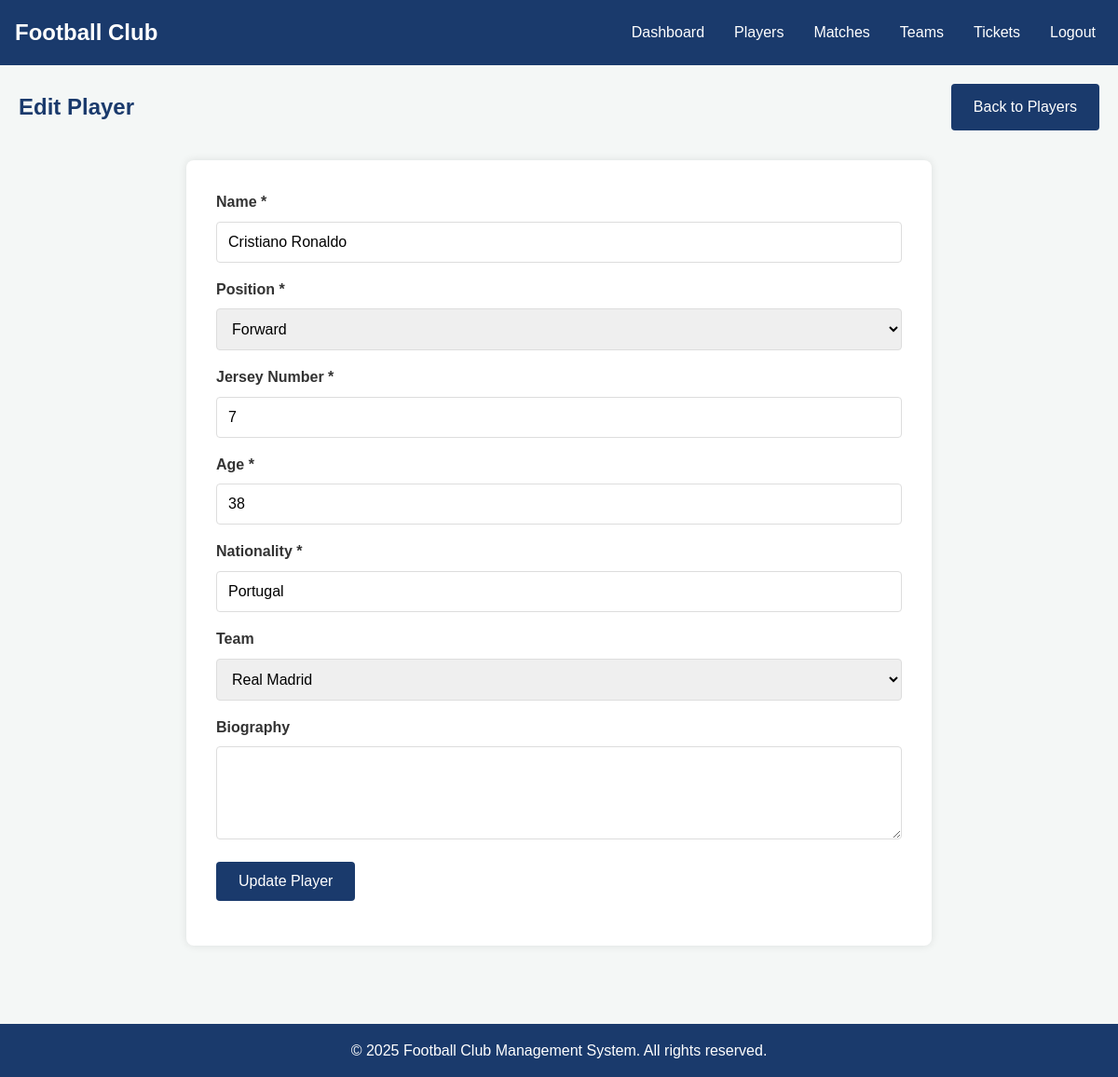
The app's page /admin/edit_player.php?id=2 (signed in) with its own data.
### tables this page shows
CREATE TABLE IF NOT EXISTS players (
    id INT AUTO_INCREMENT PRIMARY KEY,
    name VARCHAR(100) NOT NULL,
    age INT,
    position VARCHAR(50),
    team_id INT,
    jersey_number INT,
    height INT,
    weight INT,
    nationality VARCHAR(50),
    created_at TIMESTAMP DEFAULT CURRENT_TIMESTAMP,
    updated_at TIMESTAMP DEFAULT CURRENT_TIMESTAMP ON UPDATE CURRENT_TIMESTAMP,
    FOREIGN KEY (team_id) REFERENCES teams(id) ON DELETE SET NULL
);

CREATE TABLE IF NOT EXISTS teams (
    id INT AUTO_INCREMENT PRIMARY KEY,
    name VARCHAR(100) NOT NULL,
    coach VARCHAR(100),
    founded_year INT,
    stadium VARCHAR(100),
    description TEXT,
    created_at TIMESTAMP DEFAULT CURRENT_TIMESTAMP,
    updated_at TIMESTAMP DEFAULT CURRENT_TIMESTAMP ON UPDATE CURRENT_TIMESTAMP
);

### admin/edit_player.php (the view, shortened to what this page needs)
<?php
include '../includes/db.php';
$player_id = $_GET['id'];
try {
    $stmt = $conn->query("SELECT id, name FROM teams ORDER BY name");
    $teams = $stmt->fetchAll(PDO::FETCH_ASSOC);
} catch(PDOException $e) {
    $error = "Error fetching teams: " . $e->getMessage();
}
try {
    $stmt = $conn->prepare("
        SELECT p.*, t.name as team_name
        FROM players p
        LEFT JOIN teams t ON p.team_id = t.id
        WHERE p.id = :id
    ");
    $stmt->bindParam(':id', $player_id);
    $stmt->execute();
    $player = $stmt->fetch(PDO::FETCH_ASSOC);
} catch(PDOException $e) {
    $error = "Error fetching player: " . $e->getMessage();
}
include '../includes/header.php';
?>
<div class="dashboard-header">
    <h2>Edit Player</h2>
    <a href="players.php" class="btn">Back to Players</a>
</div>
<div class="form-container" style="max-width: 800px;">
    <form method="POST" action="edit_player.php?id=<?php echo $player_id; ?>">
        <div class="form-row">
            <div class="form-col">
                <div class="form-group">
                    <label for="name">Name *</label>
                    <input type="text" id="name" name="name" value="<?php echo $player['name']; ?>" required>
                </div>
            </div>
            <div class="form-col">
                <div class="form-group">
                    <label for="position">Position *</label>
                    <select id="position" name="position" required>
                        <option value="Forward" <?php echo ($player['position'] === 'Forward') ? 'selected' : ''; ?>>Forward</option>
                    </select>
                </div>
            </div>
        </div>
        <div class="form-row">
            <div class="form-col">
                <div class="form-group">
                    <label for="jersey_number">Jersey Number *</label>
                    <input type="number" id="jersey_number" name="jersey_number" min="1" max="99" value="<?php echo $player['jersey_number']; ?>" required>
                </div>
            </div>
            <div class="form-col">
                <div class="form-group">
                    <label for="age">Age *</label>
                    <input type="number" id="age" name="age" min="16" max="45" value="<?php echo $player['age']; ?>" required>
                </div>
            </div>
        </div>
        <div class="form-row">
            <div class="form-col">
                <div class="form-group">
                    <label for="nationality">Nationality *</label>
                    <input type="text" id="nationality" name="nationality" value="<?php echo $player['nationality']; ?>" required>
                </div>
            </div>
            <div class="form-col">
                <div class="form-group">
                    <label for="team_id">Team</label>
                    <select id="team_id" name="team_id">
                        <?php foreach ($teams as $team): ?>
                            <option value="<?php echo $team['id']; ?>" <?php echo ($player['team_id'] == $team['id']) ? 'selected' : ''; ?>>
                                <?php echo $team['name']; ?>
                            </option>
                        <?php endforeach; ?>
                    </select>
                </div>
            </div>
        </div>
        <div class="form-group">
            <label for="bio">Biography</label>
            <textarea id="bio" name="bio" rows="4"><?php echo $player['bio']; ?></textarea>
        </div>
        <div class="form-group">
            <button type="submit" class="btn">Update Player</button>
        </div>
    </form>
</div>
<?php include '../includes/footer.php'; ?>

### assets/css/style.css (style rules this page uses)
* { margin: 0; padding: 0; box-sizing: border-box; }
body { font-family: "Arial", sans-serif; line-height: 1.6; color: #333; background-color: #f4f7f6; }
.form-container { max-width: 500px; margin: 2rem auto; background-color: #fff; padding: 2rem; border-radius: 8px; box-shadow: 0 0 10px rgba(0, 0, 0, 0.1); }
.form-group { margin-bottom: 1rem; }
.form-group label { display: block; margin-bottom: 0.5rem; font-weight: bold; }
.form-group input, .form-group select, .form-group textarea { width: 100%; padding: 0.75rem; border: 1px solid #ddd; border-radius: 4px; font-size: 1rem; }
.form-group textarea { height: 100px; resize: vertical; }
.btn { display: inline-block; background-color: #1a3a6c; color: #fff; padding: 0.75rem 1.5rem; border: none; border-radius: 4px; cursor: pointer; font-size: 1rem; transition: background-color 0.3s ease; text-decoration: none; }
.dashboard-header { display: flex; justify-content: space-between; align-items: center; margin-bottom: 2rem; }
.dashboard-header h2 { color: #1a3a6c; }

### records on screen
players: name "Cristiano Ronaldo", position "Forward", jersey_number "7", age "38", nationality "Portugal", team_id "Real Madrid"
